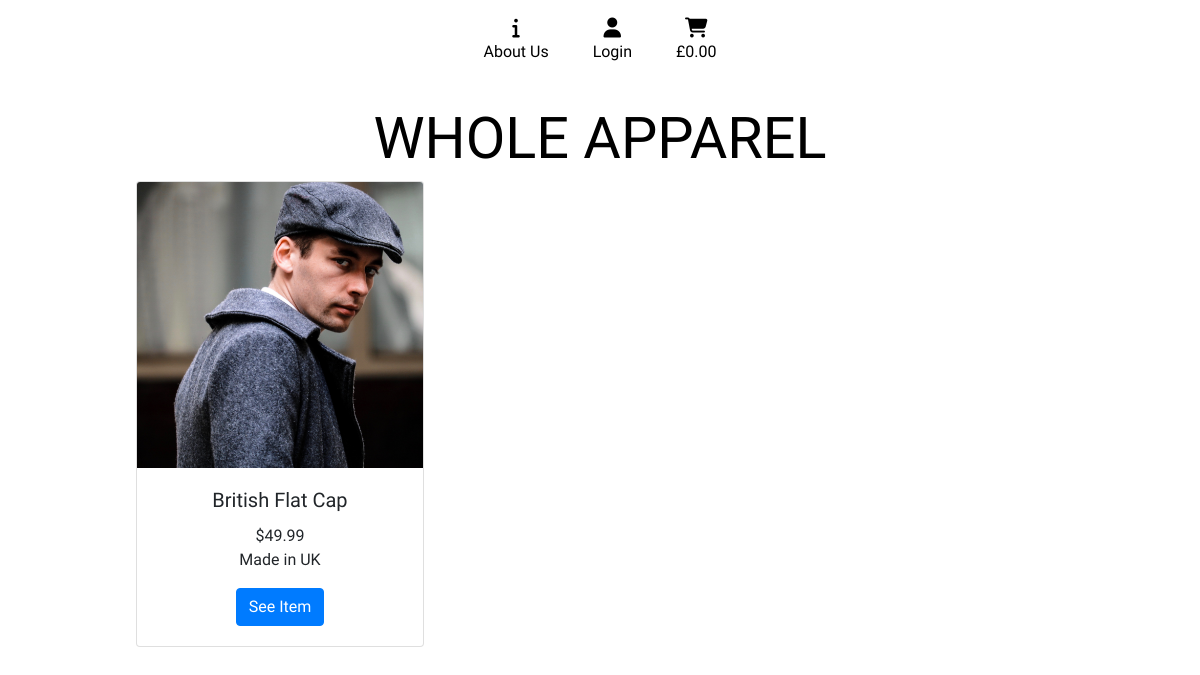
Screenshot of /products/ with the database file from the repository.
### products/models.py (models this page shows, shortened)
class Product(models.Model):
    category = models.ForeignKey('Category', null=True,
                                 blank=True, on_delete=models.SET_NULL)
    name = models.CharField(max_length=100)
    description = models.CharField(max_length=250)
    nation_of_origin = models.CharField(max_length=20)
    price = models.DecimalField(max_digits=6, decimal_places=2)
    image_url = models.URLField(max_length=1024, null=True,
                                blank=True)
    image = models.ImageField(null=True, blank=True)

### products/views.py (the view)
# urls.py: path('', views.all_products, name='products'),
def all_products(request):
    products = Product.objects.all()
    context = {
        'products': products,
    }
    return render(request, 'products/products.html', context)

### cart/contexts.py (called while the page is built, shortened)
def cart_contents(request):
    cart_items = []
    total = 0
    product_count = 0
    cart = request.session.get('cart', {})
    cart_plus_ship = total
    context = {
        'cart_items': cart_items,
        'total': total,
        'product_count': product_count,
        'cart_plus_ship': cart_plus_ship,
    }
    return context

### products/templates/products/products.html (shortened to what this page needs)
{% extends "base.html" %} {% load static %}  {% block content %}
<div class="container">
  <div class="row">
    {% for product in products %}
    <div class="card-container col-sm-12 col-md-6 col-lg-4">
      <div class="card" style="width: 18rem;">
        <img
          class="card-img-top"
          src="{{ product.image.url }}"
          alt="{{ product.name }}"
        />
        <div class="card-body">
          <h5 class="card-title">{{ product.name }}</h5>
          <p class="card-text">
            ${{ product.price }}
            <br />
            Made in {{ product.nation_of_origin }}
          </p>
          <a href="{% url 'get_product' product.id %}" class="btn btn-primary">See Item</a>
        </div>
      </div>
    </div>
      {% endfor %}
  </div>
</div>
{% endblock %}

### static/css/base.css (style rules this page uses)
html { height: 100%; }
body { height: calc(100vh - 164px); font-family: "Exo 2", sans-serif; }
.card-container { text-align: center; }
.card { display: inline-block; margin-bottom: 10px; }
@media (min-width: 1200px) { .container { max-width: 80%; } }

### rows the page displays
Product: image (picture), name "British Flat Cap", price "49.99", nation_of_origin "UK"
